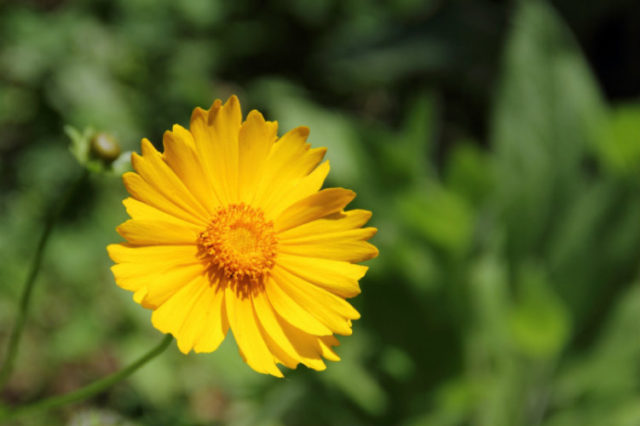
#> input picture flor.jpg, 640 x 426 px
$ python exercise-8.py
#> lines starting #> are read from the running program, lines starting #| are printed output that depends on the picture; after the words box and inside, x2 and y2 are one past the last pixel; in counts of white or black regions, pixels touching at a corner belong together
import cv2
from matplotlib import pyplot as plt
import numpy as np

img = cv2.imread('flor.jpg')
#> img is the input picture: shape (426, 640, 3); mean B, G, R 29.8, 101.5, 95.5

img_orig = cv2.cvtColor(img, cv2.COLOR_BGR2RGB)
gray = cv2.cvtColor(img, cv2.COLOR_BGR2GRAY)
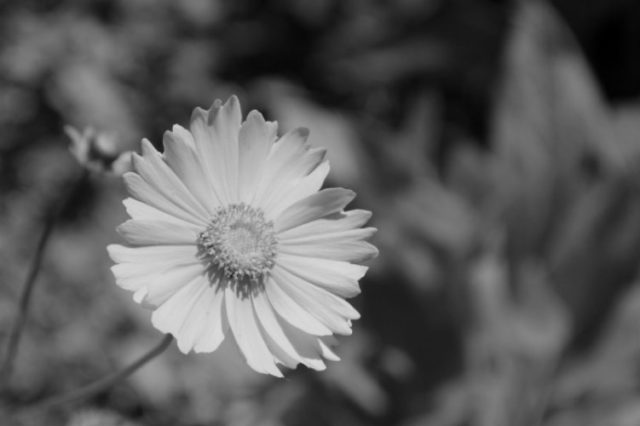
#> gray: shape (426, 640); min 0, max 221, mean 91.5

gau_img = cv2.GaussianBlur(gray, (5, 5), 0)
ret1, gau_bin_img = cv2.threshold(gau_img, 127, 255, cv2.THRESH_BINARY)
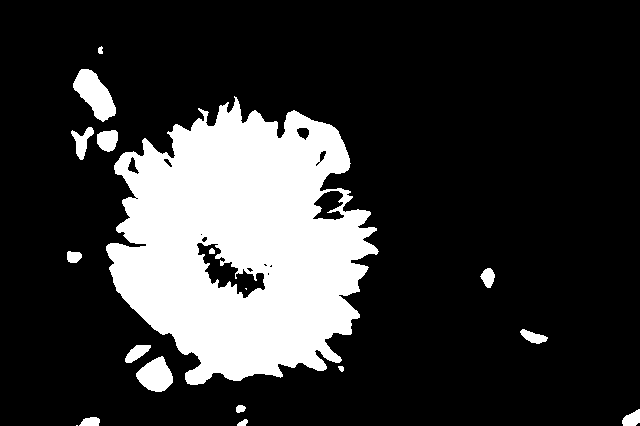
#> gau_bin_img: shape (426, 640); 20.4% white; 18 white regions (2 under 20 px), largest, box (x1, y1, x2, y2) and area: (106, 96, 379, 385) 51363, (73, 69, 116, 122) 1243, (136, 356, 173, 392) 884
ret2, gray_bin_img = cv2.threshold(gray, 127, 255, cv2.THRESH_BINARY)
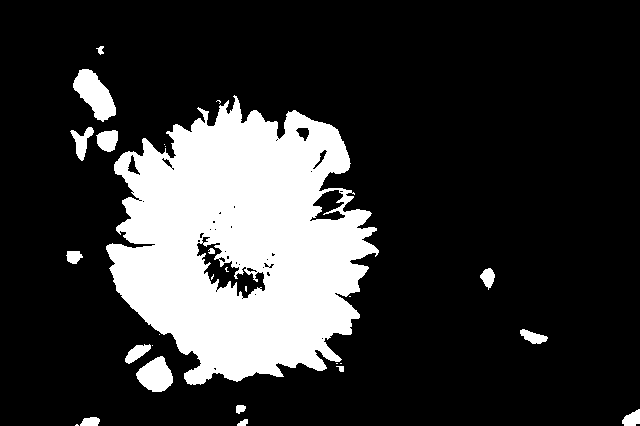
#> gray_bin_img: shape (426, 640); 20.3% white; 28 white regions (12 under 20 px), largest, box (x1, y1, x2, y2) and area: (106, 95, 379, 385) 51094, (73, 69, 116, 122) 1249, (136, 356, 173, 392) 895

plt.subplot(321),plt.imshow(gray, cmap="gray"),plt.title('Gray')
plt.xticks([]), plt.yticks([])
plt.subplot(322),plt.imshow(gau_img, cmap="gray"),plt.title('Gaussian Filter')
plt.xticks([]), plt.yticks([])
plt.subplot(323),plt.imshow(gray_bin_img, cmap="gray"),plt.title('Gray tresholded')
plt.xticks([]), plt.yticks([])
plt.subplot(324),plt.imshow(gau_bin_img, cmap="gray"),plt.title('Gaussian filter tresholded')
plt.xticks([]), plt.yticks([])
plt.subplot(325),plt.imshow(img_orig),plt.title('Original')
plt.xticks([]), plt.yticks([])
plt.show()
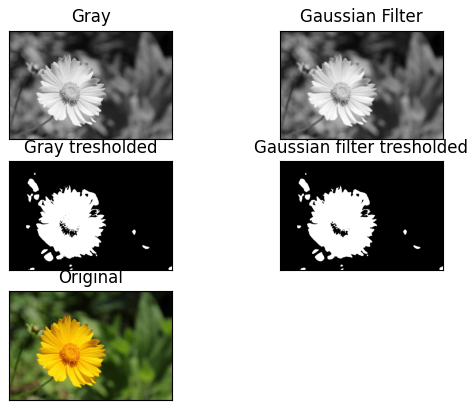
#> figure drawn by matplotlib, 5 panels
